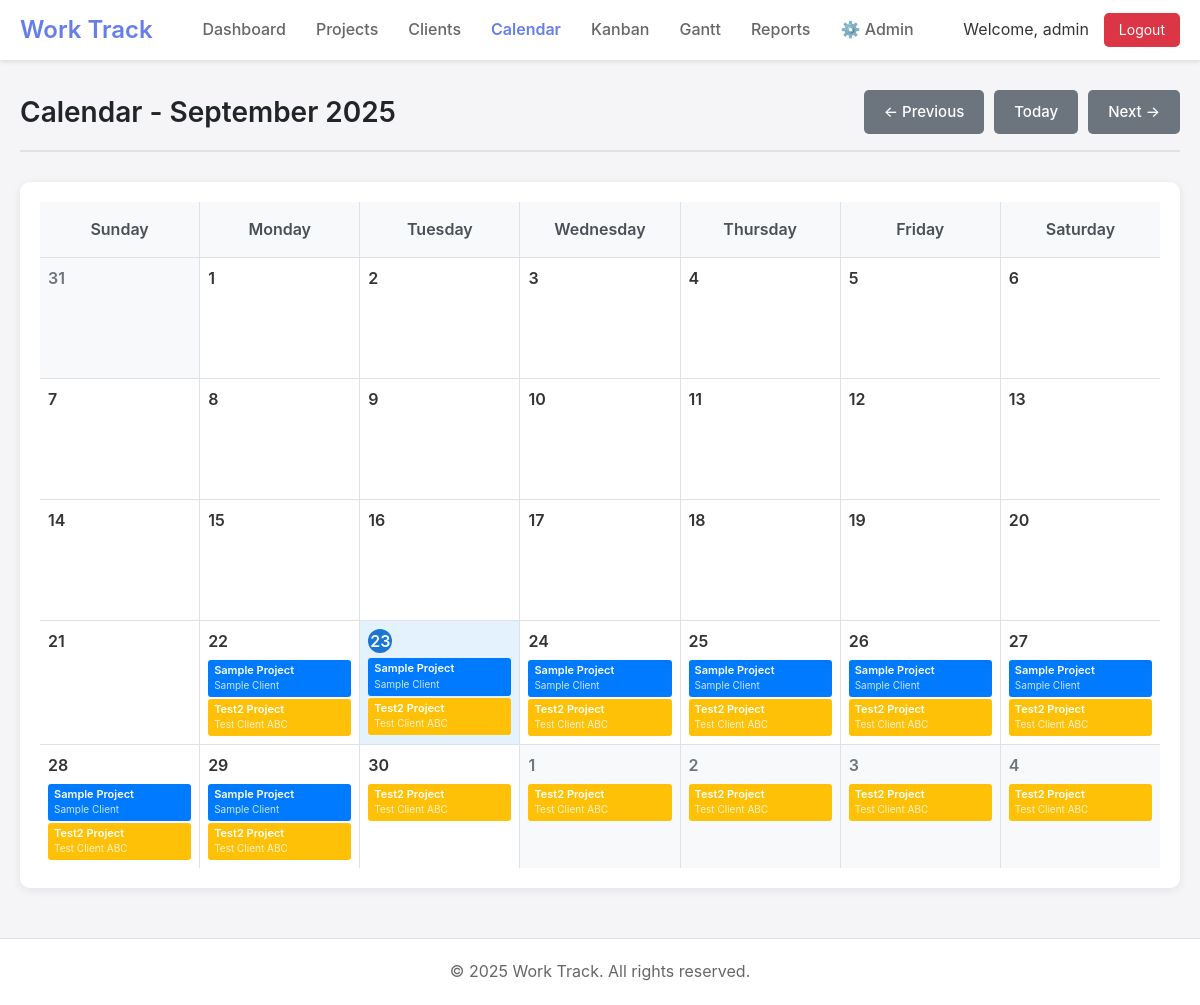
The page /calendar.php (signed in) on the database as committed earlier.
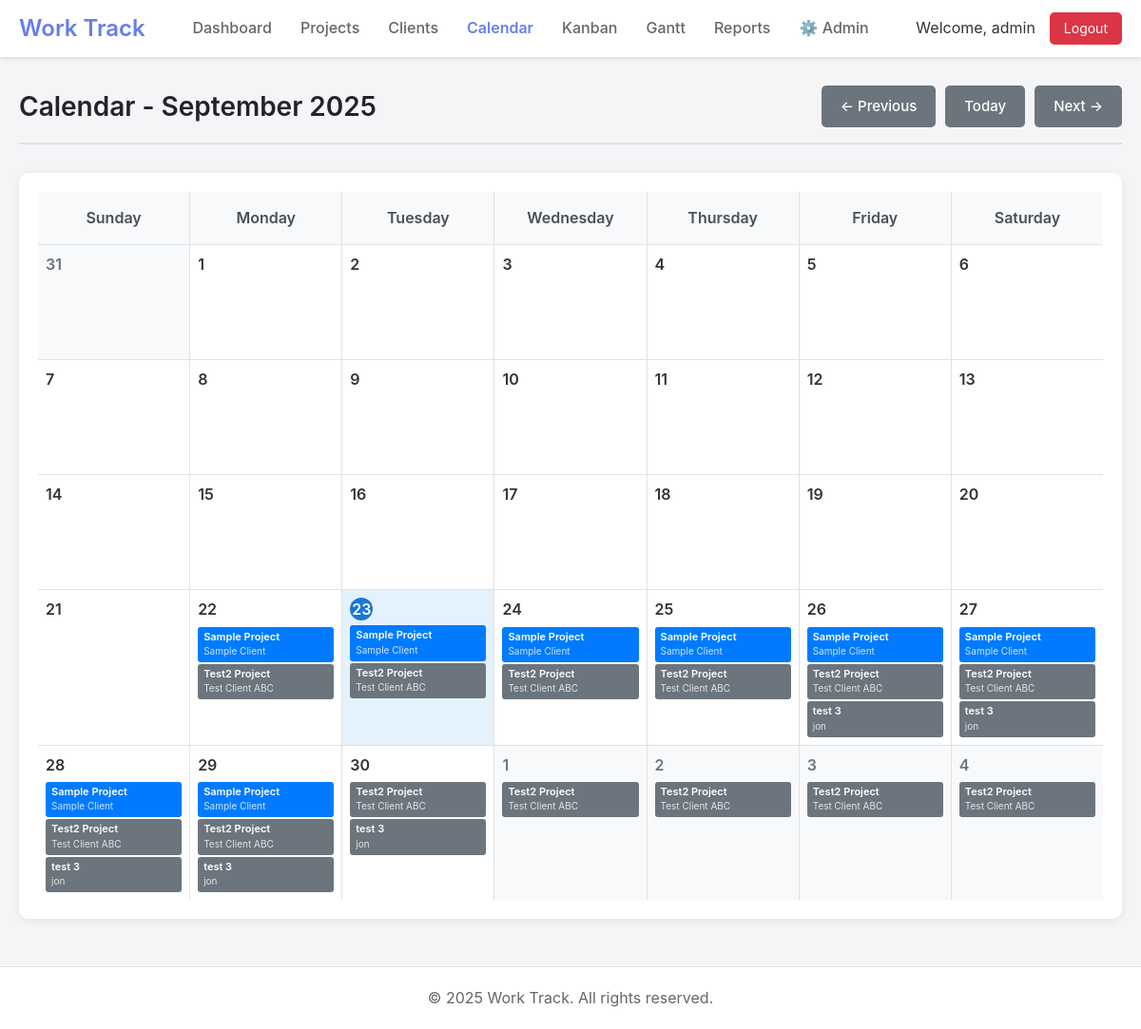
The same page on the database as committed later.
### tables this page shows
CREATE TABLE projects (
    id INTEGER PRIMARY KEY AUTOINCREMENT,
    title TEXT NOT NULL,
    details TEXT,
    client_id INTEGER REFERENCES clients(id),
    start_date DATE,
    completion_date DATE,
    status_id INTEGER REFERENCES project_statuses(id),
    created_date DATETIME DEFAULT CURRENT_TIMESTAMP,
    fabric TEXT,
    created_by INTEGER REFERENCES users(id),
    updated_by INTEGER REFERENCES users(id),
    updated_at DATETIME DEFAULT CURRENT_TIMESTAMP,
    template_id INTEGER REFERENCES project_templates(id)
);

CREATE TABLE clients (
    id INTEGER PRIMARY KEY AUTOINCREMENT,
    name TEXT NOT NULL,
    address TEXT,
    phone TEXT,
    email TEXT,
    remarks TEXT,
    created_at DATETIME DEFAULT CURRENT_TIMESTAMP,
    updated_at DATETIME DEFAULT CURRENT_TIMESTAMP,
    created_by INTEGER REFERENCES users(id),
    updated_by INTEGER REFERENCES users(id)
);

### includes/db.php (called while the page is built, shortened)
<?php
class Database {
    private static $instance = null;
    private $conn;
    private function __construct() {
        try {
            $this->conn = new PDO('sqlite:' . DB_PATH);
            $this->conn->setAttribute(PDO::ATTR_ERRMODE, PDO::ERRMODE_EXCEPTION);
            $this->conn->setAttribute(PDO::ATTR_DEFAULT_FETCH_MODE, PDO::FETCH_ASSOC);
            $this->conn->exec('PRAGMA foreign_keys = ON');
        } catch (PDOException $e) {
            die("Connection failed: " . $e->getMessage());
        }
    }
    public static function getInstance() {
        if (!self::$instance) {
            self::$instance = new Database();
        }
        return self::$instance;
    }
    public function query($sql, $params = []) {
        try {
            $stmt = $this->conn->prepare($sql);
            $stmt->execute($params);
            return $stmt;
        } catch (PDOException $e) {
            if (DEBUG_MODE) {
                throw $e;
            }
            error_log($e->getMessage());
            return false;
        }
    }
    public function fetchAll($sql, $params = []) {
        $stmt = $this->query($sql, $params);
        return $stmt ? $stmt->fetchAll() : [];
    }
}
?>

### includes/models/Project.php (called while the page is built, shortened)
<?php
require_once dirname(__DIR__) . '/db.php';
class Project {
    private $db;
    public function __construct() {
        $this->db = Database::getInstance();
    }
    public function getCalendarData($startDate, $endDate) {
        return $this->db->fetchAll("
            SELECT p.id, p.title, p.start_date, p.completion_date,
                   c.name as client_name,
                   ps.name as status_name, ps.color as status_color
            FROM projects p
            LEFT JOIN clients c ON p.client_id = c.id
            LEFT JOIN project_statuses ps ON p.status_id = ps.id
            WHERE (p.start_date BETWEEN :start_date AND :end_date)
               OR (p.completion_date BETWEEN :start_date AND :end_date)
               OR (p.start_date <= :start_date AND p.completion_date >= :end_date)
            ORDER BY p.start_date ASC
        ", [
            'start_date' => $startDate,
            'end_date' => $endDate
        ]);
    }
}

### calendar.php (the view, shortened to what the changed rows need)
<?php
require_once 'includes/header.php';
require_once 'includes/models/Project.php';
$projectModel = new Project();
$currentMonth = $_GET['month'] ?? date('Y-m');
$monthStart = $currentMonth . '-01';
$monthEnd = date('Y-m-t', strtotime($monthStart));
$projects = $projectModel->getCalendarData($monthStart, $monthEnd);
$firstDay = new DateTime($monthStart);
$lastDay = new DateTime($monthEnd);
$startOfWeek = clone $firstDay;
$startOfWeek->modify('last sunday');
$endOfWeek = clone $lastDay;
$endOfWeek->modify('next saturday');
$calendarDays = [];
$current = clone $startOfWeek;
while ($current <= $endOfWeek) {
    $calendarDays[] = clone $current;
    $current->modify('+1 day');
}
$projectsByDate = [];
foreach ($projects as $project) {
    $startDate = $project['start_date'];
    $endDate = $project['completion_date'];
    if ($startDate) {
        $current = new DateTime($startDate);
        $end = $endDate ? new DateTime($endDate) : $current;
        while ($current <= $end) {
            $dateKey = $current->format('Y-m-d');
            if (!isset($projectsByDate[$dateKey])) {
                $projectsByDate[$dateKey] = [];
            }
            $projectsByDate[$dateKey][] = $project;
            $current->modify('+1 day');
        }
    }
}
?>
<div class="page-header">
    <h1 class="page-title">Calendar - <?php echo date('F Y', strtotime($monthStart)); ?></h1>
</div>
<div class="calendar-container">
    <div class="calendar-grid">
        <?php foreach ($calendarDays as $day):
            $dateKey = $day->format('Y-m-d');
            $dayProjects = $projectsByDate[$dateKey] ?? [];
            $isCurrentMonth = $day->format('Y-m') === $currentMonth;
            $isToday = $day->format('Y-m-d') === date('Y-m-d');
        ?>
            <div class="calendar-day <?php echo $isCurrentMonth ? 'current-month' : 'other-month'; ?> <?php echo $isToday ? 'today' : ''; ?>"
                 data-date="<?php echo $dateKey; ?>">
                <div class="day-number"><?php echo $day->format('j'); ?></div>
                <div class="day-projects">
                    <?php foreach (array_slice($dayProjects, 0, 3) as $project): ?>
                        <div class="project-card"
                             style="background: <?php echo $project['status_color']; ?>; color: white;"
                             data-project-id="<?php echo $project['id']; ?>"
                             draggable="true"
                             title="<?php echo htmlspecialchars($project['title'] . ' - ' . ($project['client_name'] ?? 'No client')); ?>">
                            <div class="project-title"><?php echo htmlspecialchars(substr($project['title'], 0, 20) . (strlen($project['title']) > 20 ? '...' : '')); ?></div>
                            <div class="project-client"><?php echo htmlspecialchars(substr($project['client_name'] ?? '', 0, 15)); ?></div>
                        </div>
                    <?php endforeach; ?>
                </div>
            </div>
        <?php endforeach; ?>
    </div>
</div>
<?php require_once 'includes/footer.php'; ?>

Rows that differ between the two databases and show on the page:
changed projects "Test2 Project": status_id 1 → 2 (drawn)
added projects: title "test 3", client.name "jon"
